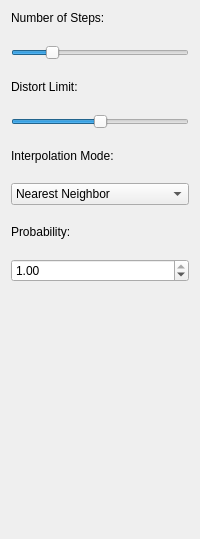
              <widget class="QWidget" name="gridDistortion">
               <layout class="QVBoxLayout" name="verticalLayout_93">
                <property name="spacing">
                 <number>20</number>
                </property>
                <item>
                 <widget class="QLabel" name="label_153">
                  <property name="text">
                   <string>Number of Steps:</string>
                  </property>
                 </widget>
                </item>
                <item>
                 <widget class="QSlider" name="gdistort_step">
                  <property name="minimum">
                   <number>1</number>
                  </property>
                  <property name="maximum">
                   <number>20</number>
                  </property>
                  <property name="pageStep">
                   <number>5</number>
                  </property>
                  <property name="value">
                   <number>5</number>
                  </property>
                  <property name="orientation">
                   <enum>Qt::Horizontal</enum>
                  </property>
                 </widget>
                </item>
                <item>
                 <widget class="QLabel" name="label_117">
                  <property name="text">
                   <string>Distort Limit:</string>
                  </property>
                 </widget>
                </item>
                <item>
                 <widget class="QSlider" name="gdistort_limit">
                  <property name="minimum">
                   <number>-1</number>
                  </property>
                  <property name="maximum">
                   <number>1</number>
                  </property>
                  <property name="pageStep">
                   <number>1</number>
                  </property>
                  <property name="orientation">
                   <enum>Qt::Horizontal</enum>
                  </property>
                 </widget>
                </item>
                <item>
                 <widget class="QLabel" name="label_154">
                  <property name="text">
                   <string>Interpolation Mode:</string>
                  </property>
                 </widget>
                </item>
                <item>
                 <widget class="QComboBox" name="gdistort_inter_options">
                  <item>
                   <property name="text">
                    <string>Nearest Neighbor</string>
                   </property>
                  </item>
                  <item>
                   <property name="text">
                    <string>Bilinear</string>
                   </property>
                  </item>
                  <item>
                   <property name="text">
                    <string>Bicubic</string>
                   </property>
                  </item>
                  <item>
                   <property name="text">
                    <string>Lanczos</string>
                   </property>
                  </item>
                 </widget>
                </item>
                <item>
                 <widget class="QLabel" name="label_149">
                  <property name="text">
                   <string>Probability:</string>
                  </property>
                 </widget>
                </item>
                <item>
                 <widget class="QDoubleSpinBox" name="gdistort_p">
                  <property name="decimals">
                   <number>2</number>
                  </property>
                  <property name="maximum">
                   <double>1.000000000000000</double>
                  </property>
                  <property name="singleStep">
                   <double>0.010000000000000</double>
                  </property>
                  <property name="value">
                   <double>1.000000000000000</double>
                  </property>
                 </widget>
                </item>
                <item>
                 <spacer name="verticalSpacer_23">
                  <property name="orientation">
                   <enum>Qt::Vertical</enum>
                  </property>
                  <property name="sizeHint" stdset="0">
                   <size>
                    <width>20</width>
                    <height>246</height>
                   </size>
                  </property>
                 </spacer>
                </item>
               </layout>
              </widget>
